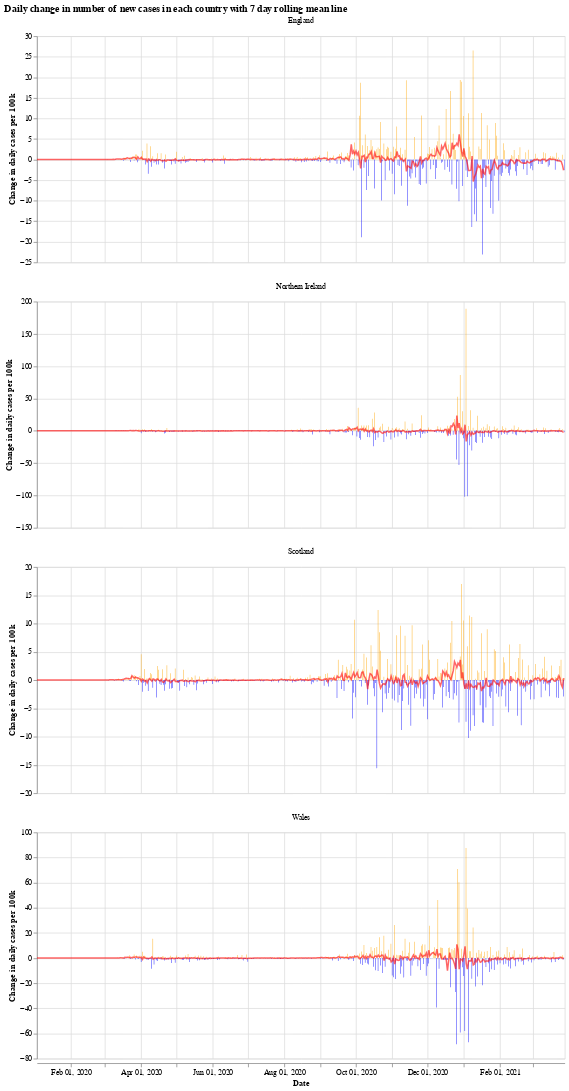

Here is the notebook cell this chart was saved with:
### Markdown cell above
We will use the Python library `Altair` for visualising the data, see the [altair docs](https://altair-viz.github.io/) for more information.

First we have a graph which shows the daily change in the number of new cases for each country. This number jumps up and down all over the place, which is likely due to delay in reporting of new cases over the weekend. Another interesting thing is that it looks like the daily cases in Wales experienced a much shorter period of calm over the summer (calm in the sense of daily cases not jumping up and down).

The orange bars are days when the number of new cases (per 100k population) was more than the previous day, while the blue are days when the number of new cases dropped. The red line is the 7 day moving average. 

When the moving average line is below 0, it means that there is a consistent drop in new cases. We can see this clearly happening around the times that lockdowns were introduced (though, to varying degrees). I will update the graphs soon with a marker of when each lockdown started.

### Code cell
# collapse
import altair as alt

bars = alt.Chart(uk_cases).mark_bar().encode(
    x=alt.X("yearmonthdate(date):T", axis=alt.Axis(title='Date')),
    y=alt.Y("casesChangeRate:Q", axis=alt.Axis(title='Change in daily cases per 100k')),
    tooltip='casesChange',
    color=alt.condition(
        alt.datum.casesChangeRate > 0,
        alt.value("orange"),  # The positive color
        alt.value("blue")  # The negative color
    )
).properties(title='Daily change in number of new cases with 7 day rolling mean',width=700).interactive()

line = alt.Chart(uk_cases).mark_line(
    color='red',
    size=2,
    opacity=0.6
).transform_window(
    rolling_mean='mean(casesChangeRate)',
    frame=[0, 7],
    groupby=['areaName']
).encode(
    x='yearmonthdate(date):T',
    y='rolling_mean:Q'
)

alt.layer(bars, line, data=uk_cases).facet(alt.Column(
    'areaName', title=''), columns=1).resolve_scale(y='independent').properties(title='Daily change in number of new cases in each country with 7 day rolling mean line')

### Figure 1 — Vega-Lite specification as saved in the notebook (floating-point values rounded to 4 significant figures; data arrays with more than 128 entries replaced by an {"elided": "..."} marker saying what was removed)
{"config": {"view": {"continuousWidth": 400, "continuousHeight": 300}}, "data": {"name": "data-f3ef59e3bce6057f3e5120449a71455f"}, "facet": {"type": "nominal", "field": "areaName", "title": ""}, "spec": {"layer": [{"mark": "bar", "encoding": {"color": {"condition": {"value": "orange", "test": "(datum.casesChangeRate > 0)"}, "value": "blue"}, "tooltip": {"type": "quantitative", "field": "casesChange"}, "x": {"type": "temporal", "axis": {"title": "Date"}, "field": "date", "timeUnit": "yearmonthdate"}, "y": {"type": "quantitative", "axis": {"title": "Change in daily cases per 100k"}, "field": "casesChangeRate"}}, "selection": {"selector001": {"type": "interval", "bind": "scales", "encodings": ["x", "y"]}}, "title": "Daily change in number of new cases with 7 day rolling mean", "width": 700}, {"mark": {"type": "line", "color": "red", "opacity": 0.6, "size": 2}, "encoding": {"x": {"type": "temporal", "field": "date", "timeUnit": "yearmonthdate"}, "y": {"type": "quantitative", "field": "rolling_mean"}}, "transform": [{"window": [{"op": "mean", "field": "casesChangeRate", "as": "rolling_mean"}], "frame": [0, 7], "groupby": ["areaName"]}]}]}, "columns": 1, "resolve": {"scale": {"y": "independent"}}, "title": "Daily change in number of new cases in each country with 7 day rolling mean line", "$schema": "https://vega.github.io/schema/vega-lite/v4.8.1.json", "datasets": {"data-f3ef59e3bce6057f3e5120449a71455f": {"elided": "1800 records"}}}
